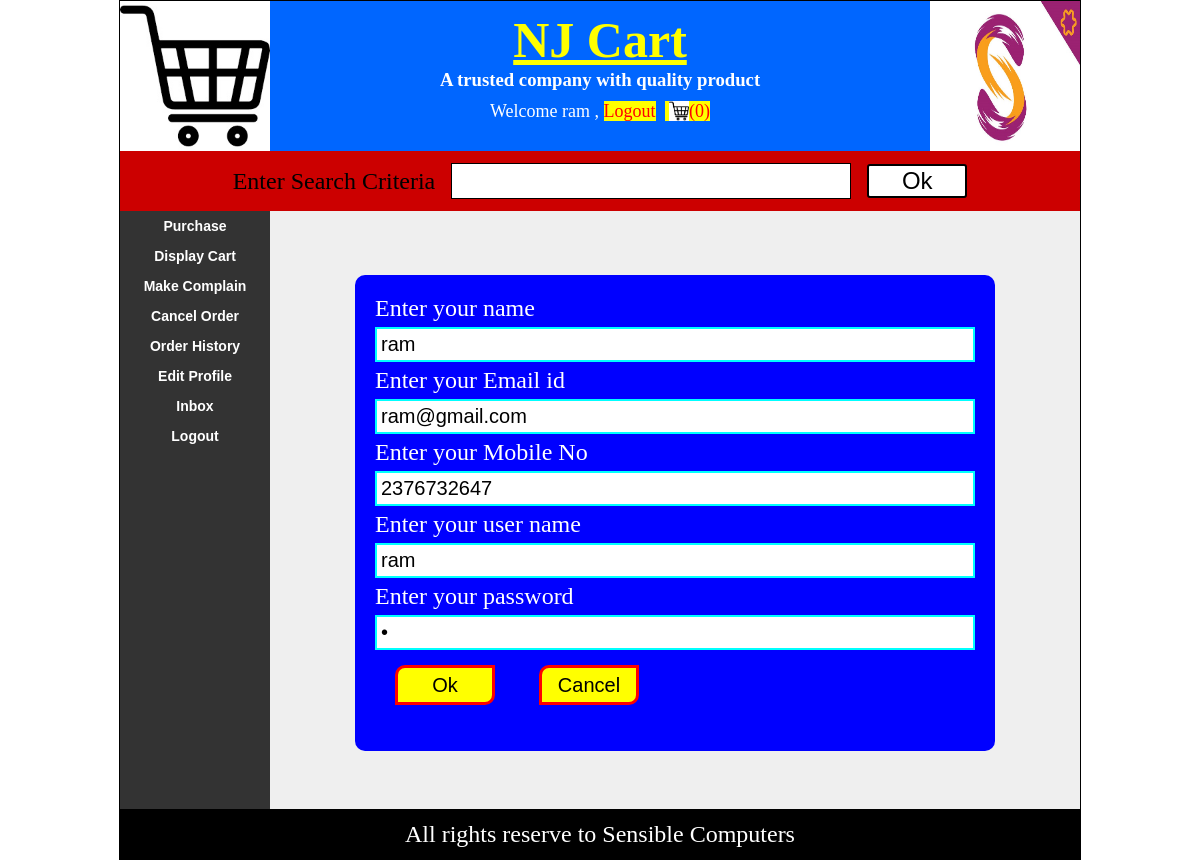
The app's page /editProfile.php (signed in) with its own data.
### tables this page shows
CREATE TABLE IF NOT EXISTS `customer_info` (
  `cust_id` int(11) NOT NULL AUTO_INCREMENT,
  `cust_name` varchar(30) NOT NULL,
  `cust_email` varchar(30) NOT NULL,
  `cust_mobile` varchar(30) NOT NULL,
  `user_name` varchar(20) NOT NULL,
  `user_pass` varchar(20) NOT NULL,
  `user_type` varchar(5) NOT NULL,
  `reg_date` date NOT NULL,
  PRIMARY KEY (`cust_id`)
);

### editProfile.php (the view, shortened to what this page needs)
<?php @session_start();
  if(isset($_SESSION["uname"]) && $_SESSION["utype"]=="user")
  {
  include("header.php");
?>
<div id="adminContent">
<div id="leftSide">
<?php
 include("userMenu.php");
?>
</div>
<div id="rightSide">
<div>&nbsp;
</div>
<?php
include("dbconnect.php");
$usr=$_SESSION["uname"];
$rsUser=mysqli_query($con,"select * from customer_info where user_name='$usr'");
$row=mysqli_fetch_array($rsUser);
$a=$row["cust_name"];
$b=$row["cust_email"];
$c=$row["cust_mobile"];
$d=$row["user_pass"];
?>
<div id="myForm">
<form method="get" action="updateProfile.php">
<label>Enter your name</label>
<input type="text" name="txtName" value='<?=$a?>'/>
<label>Enter your Email id</label>
<input type="text" name="txtEmail" value='<?=$b?>'/>
<label>Enter your Mobile No</label>
<input type="text" name="txtMobile" value='<?=$c?>'/>
<label>Enter your user name</label>
<input type="text" name="txtUser" readonly="readonly" value='<?=$usr?>' />
<label>Enter your password</label>
<input type="password" name="txtPassword" value='<?=$d?>' />
<input type="submit" value="Ok" />
<input type="reset" value="Cancel" />
</form>
</div>
<div>&nbsp;</div>
</div>
</div>
<?php
 include("footer.php");
 }
  else
  {
    header("location:loginForm.php");
  }
?>

### css/style.css (style rules this page uses)
body { margin:0px; padding:0px; }
#myForm { width:600px; min-height:250px; background-color:blue; margin-top:40px; margin-left:auto; margin-right:auto; padding:20px; margin-bottom:40px; border-radius:10px; }
#myForm label { color:white; font-size:24px; }
#myForm input[type="text"],#myForm input[type="password"],#myForm select,#myForm input[type="file"],#myForm input[type="date"],#myForm textarea { width:100%; font-size:20px; padding:4px; margin:5px 0px; border:2px solid #0FF; }
#myForm input[type="submit"],#myForm input[type="reset"],#myForm input[type="button"] { width:100px; height:40px; margin:10px 20px; background-color:yellow; border:3px solid red; border-radius:10px 0px; font-size:20px; }
#adminContent { background-color:#333; }
#leftSide { min-height:450px; background-color:#333; width:150px; display:table-cell; }
#rightSide { min-height:450px; background-color:#efefef; width:810px; display:table-cell; }

### records on screen
customer_info: txtName "ram", txtEmail "ram@gmail.com", txtMobile "2376732647"

### other values on screen
$_SESSION["uname"] "ram"
$cnt "0"
